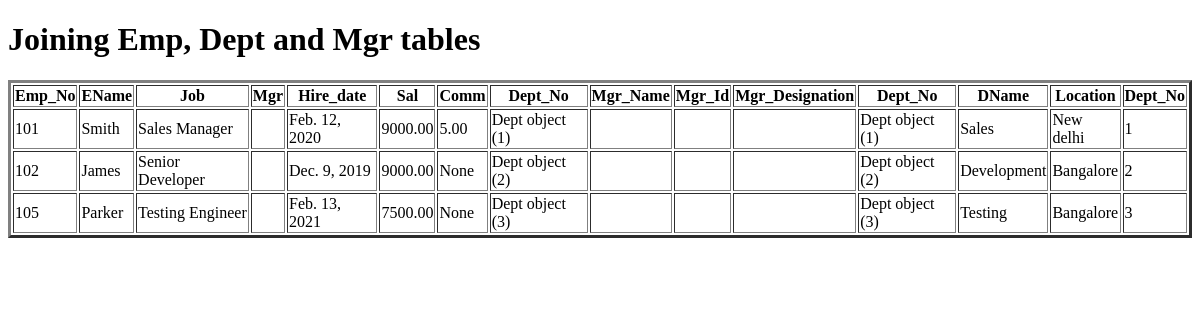
The app's page /selectRelated_EmpDeptMgr/, older data.
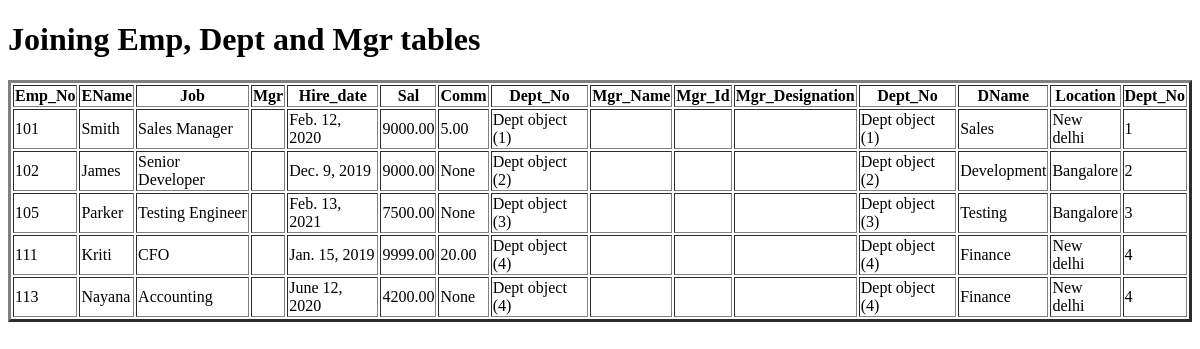
The same page, newer data.
### app/models.py (models this page shows, shortened)
class Emp(models.Model):
    Emp_No = models.IntegerField()
    EName = models.CharField(max_length=100)
    Job = models.CharField(max_length=100)
    Mgr = models.ForeignKey('self', on_delete=models.SET_NULL, null = True, blank = True)
    Hire_date = models.DateField(null=True, blank=True) # default null = False, auto_now = True for current date(date of creation of object) and auto_now_add = True for date of model creation
    Sal = models.DecimalField(max_digits=6, decimal_places=2) # no null vals
    Comm = models.DecimalField(max_digits=6, decimal_places=2, null = True, blank = True)
    Dept_No = models.ForeignKey(Dept, on_delete=models.CASCADE)

class Dept(models.Model):
    Dept_No = models.IntegerField(primary_key=True,)
    DName = models.CharField(max_length=100)
    Location = models.CharField(max_length=100)

### app/views.py (the view)
# urls.py: path('selectRelated_EmpDeptMgr/', selectRelated_EmpDeptMgr, name = 'selectRelated_EmpDeptMgr'),
def selectRelated_EmpDeptMgr(request):
    LEDMO = Emp.objects.select_related('Dept_No', 'Mgr').all()
    LEDMO = Emp.objects.select_related('Dept_No', 'Mgr').filter(Mgr__isnull = True)
    d = {'LEDMO':LEDMO}
    return render (request, 'selectRelated_EmpDeptMgr.html', d)

### templates/selectRelated_EmpDeptMgr.html (shortened to what this page needs)
<!DOCTYPE html>
<html lang="en">
<head>
</head>
<body>
    <h1>Joining Emp, Dept and Mgr tables </h1>
    <table border="3px">
        <tr>
            <th>Emp_No</th>
            <th>EName</th>
            <th>Job</th>
            <th>Mgr</th>
            <th>Hire_date</th>
            <th>Sal</th>
            <th>Comm</th>
            <th>Dept_No</th>
            <th>Mgr_Name</th>
            <th>Mgr_Id</th>
            <th>Mgr_Designation</th>
            <th>Dept_No</th>
            <th>DName</th>
            <th>Location</th>
            <th>Dept_No</th>
    </tr>
    <tbody>
        {% for edmo in LEDMO %}
            <tr>
                <td>{{edmo.Emp_No}}</td>
                <td>{{edmo.EName}}</td>
                <td>{{edmo.Job}}</td>
                <td>{{edmo.Mgr.Emp_No}}</td>
                <td>{{edmo.Hire_date}}</td>
                <td>{{edmo.Sal}}</td>
                <td>{{edmo.Comm}}</td>
                <td>{{edmo.Dept_No}}</td>
                <td>{{edmo.Mgr.EName}}</td>
                <td>{{edmo.Mgr.Emp_No}}</td>
                <td>{{edmo.Mgr.Job}}</td>
                <td>{{edmo.Dept_No}}</td>
                <td>{{edmo.Dept_No.DName}}</td>
                <td>{{edmo.Dept_No.Location}}</td>
                <td>{{edmo.Dept_No.Dept_No}}</td>
            </tr>
        {% endfor %}
    </tbody>
    </table>
</body>
</html>

Row changes from the older to the newer data that the page shows:
added Emp: Emp_No "111", EName "Kriti", Job "CFO", Hire_date "Jan. 15, 2019", Sal "9999.00", Comm "20.00", Dept_No "Dept object (4)", Dept_No.DName "Finance", Dept_No.Location "New delhi", Dept_No.Dept_No "4"
added Emp: Emp_No "113", EName "Nayana", Job "Accounting", Hire_date "June 12, 2020", Sal "4200.00", Comm "None", Dept_No "Dept object (4)", Dept_No.DName "Finance", Dept_No.Location "New delhi", Dept_No.Dept_No "4"
